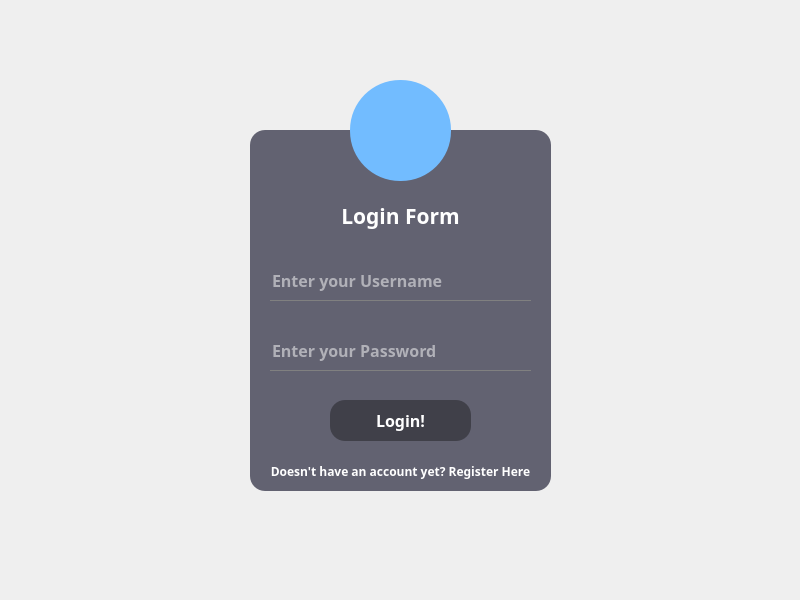
<?xml version="1.0" encoding="UTF-8"?>
<ui version="4.0">
 <class>MainWindow</class>
 <widget class="QMainWindow" name="MainWindow">
  <property name="geometry">
   <rect>
    <x>0</x>
    <y>0</y>
    <width>800</width>
    <height>600</height>
   </rect>
  </property>
  <property name="minimumSize">
   <size>
    <width>800</width>
    <height>600</height>
   </size>
  </property>
  <property name="maximumSize">
   <size>
    <width>800</width>
    <height>600</height>
   </size>
  </property>
  <property name="windowTitle">
   <string>MainWindow</string>
  </property>
  <property name="windowIcon">
   <iconset>
    <normaloff>images/user.png</normaloff>
    <normalon>images/user.png</normalon>
    <disabledoff>images/user.png</disabledoff>
    <disabledon>images/user.png</disabledon>
    <activeoff>images/user.png</activeoff>
    <activeon>images/user.png</activeon>
    <selectedoff>images/user.png</selectedoff>
    <selectedon>images/user.png</selectedon>images/user.png</iconset>
  </property>
  <property name="styleSheet">
   <string notr="true">QToolButton{
	background-color: rgb(114, 188,255);
	border-radius: 50px;
}

QFrame{
	background-color: rgba(0,0,25,150);
	border-radius: 15px;
}

QLabel{
	background-color: none;
	color: white;
}

QLineEdit{
	color: white;
	background: transparent;
	border: none;
	border-bottom: 1px solid gray;
}

QLineEdit:hover{
	 border-bottom: 1px solid rgb(114, 188,255);
}

QPushButton{
	background-color: rgba(10,10,10,100);
	color: white;
	border-radius: 15px;
}

QPushButton:hover{
	background-color: rgb(114, 188,255);
	color: white;
}

QPushButton#pushButton_2{
	background-color: none;
	color: white;
	border-radius: 5px;
}

QPushButton#pushButton_2:hover{
	color: rgb(114, 188,255);
	border-radius: 5px;
}
</string>
  </property>
  <widget class="QWidget" name="centralwidget">
   <widget class="QToolButton" name="toolButton">
    <property name="geometry">
     <rect>
      <x>350</x>
      <y>80</y>
      <width>101</width>
      <height>101</height>
     </rect>
    </property>
    <property name="text">
     <string/>
    </property>
    <property name="icon">
     <iconset>
      <normaloff>images/user.png</normaloff>images/user.png</iconset>
    </property>
    <property name="iconSize">
     <size>
      <width>80</width>
      <height>80</height>
     </size>
    </property>
   </widget>
   <widget class="QLabel" name="label_2">
    <property name="geometry">
     <rect>
      <x>-20</x>
      <y>-90</y>
      <width>1121</width>
      <height>761</height>
     </rect>
    </property>
    <property name="autoFillBackground">
     <bool>false</bool>
    </property>
    <property name="text">
     <string/>
    </property>
    <property name="pixmap">
     <pixmap>images/bg.jpg</pixmap>
    </property>
    <property name="scaledContents">
     <bool>false</bool>
    </property>
   </widget>
   <widget class="QFrame" name="frame">
    <property name="geometry">
     <rect>
      <x>250</x>
      <y>130</y>
      <width>301</width>
      <height>361</height>
     </rect>
    </property>
    <property name="frameShape">
     <enum>QFrame::StyledPanel</enum>
    </property>
    <property name="frameShadow">
     <enum>QFrame::Raised</enum>
    </property>
    <widget class="QLabel" name="label">
     <property name="geometry">
      <rect>
       <x>90</x>
       <y>70</y>
       <width>121</width>
       <height>31</height>
      </rect>
     </property>
     <property name="font">
      <font>
       <family>Berlin Sans FB Demi</family>
       <pointsize>16</pointsize>
       <weight>75</weight>
       <bold>true</bold>
      </font>
     </property>
     <property name="text">
      <string>Login Form</string>
     </property>
     <property name="alignment">
      <set>Qt::AlignCenter</set>
     </property>
    </widget>
    <widget class="QLineEdit" name="lineEdit">
     <property name="geometry">
      <rect>
       <x>20</x>
       <y>130</y>
       <width>261</width>
       <height>41</height>
      </rect>
     </property>
     <property name="font">
      <font>
       <family>Berlin Sans FB Demi</family>
       <pointsize>12</pointsize>
       <weight>75</weight>
       <bold>true</bold>
      </font>
     </property>
     <property name="placeholderText">
      <string>Enter your Username</string>
     </property>
    </widget>
    <widget class="QLineEdit" name="lineEdit_2">
     <property name="geometry">
      <rect>
       <x>20</x>
       <y>200</y>
       <width>261</width>
       <height>41</height>
      </rect>
     </property>
     <property name="font">
      <font>
       <family>Berlin Sans FB Demi</family>
       <pointsize>12</pointsize>
       <weight>75</weight>
       <bold>true</bold>
      </font>
     </property>
     <property name="text">
      <string/>
     </property>
     <property name="placeholderText">
      <string>Enter your Password</string>
     </property>
    </widget>
    <widget class="QPushButton" name="pushButton">
     <property name="geometry">
      <rect>
       <x>80</x>
       <y>270</y>
       <width>141</width>
       <height>41</height>
      </rect>
     </property>
     <property name="font">
      <font>
       <family>Berlin Sans FB Demi</family>
       <pointsize>12</pointsize>
       <weight>75</weight>
       <bold>true</bold>
      </font>
     </property>
     <property name="text">
      <string>Login!</string>
     </property>
    </widget>
    <widget class="QPushButton" name="pushButton_2">
     <property name="geometry">
      <rect>
       <x>20</x>
       <y>330</y>
       <width>261</width>
       <height>23</height>
      </rect>
     </property>
     <property name="font">
      <font>
       <family>Berlin Sans FB Demi</family>
       <pointsize>9</pointsize>
       <weight>75</weight>
       <bold>true</bold>
      </font>
     </property>
     <property name="text">
      <string>Doesn't have an account yet? Register Here</string>
     </property>
    </widget>
   </widget>
   <zorder>label_2</zorder>
   <zorder>frame</zorder>
   <zorder>toolButton</zorder>
  </widget>
 </widget>
 <resources/>
 <connections/>
</ui>
